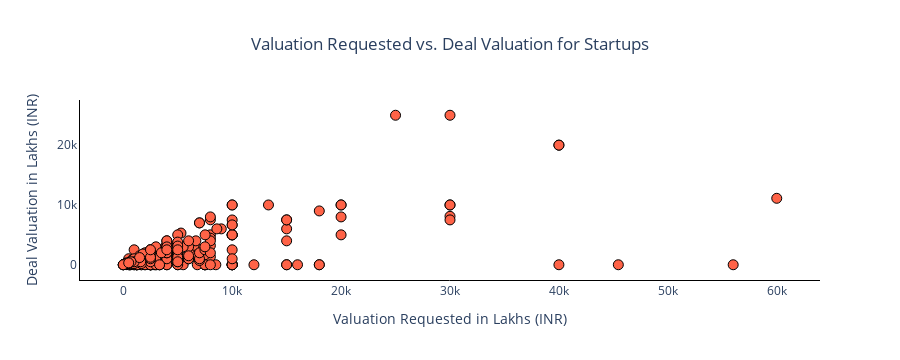

The notebook cell this image was saved under:
### Code cell
# Plot for Valuation requested vs Deal valuationabs

data = {
    'startup_name': valuation_estimation['startup_name'],
    'valueation_requested': valuation_estimation['valueation_requested'],
    'deal_valuation': valuation_estimation['deal_valuation']
}

df = pd.DataFrame(data)

fig = px.scatter(
    df,
    x='valueation_requested',
    y='deal_valuation',
    labels={
        'valueation_requested': 'Valuation Requested (in Lakhs)',
        'deal_valuation': 'Deal Valuation (in Lakhs)'
    },
    title='Scatter Plot of Valuation Requested vs. Deal Valuation',
    hover_data=['startup_name']
)

fig.update_traces(
    marker=dict(
        size=10, 
        color='rgb(255, 99, 71)',
        line=dict(width=1, color='black') 
    )
)
fig.update_layout(
    plot_bgcolor='white',
    paper_bgcolor='white',
    title={
        'text': 'Valuation Requested vs. Deal Valuation for Startups',
        'x': 0.5,
        'xanchor': 'center'
    },
    xaxis=dict(
        showline=True,
        linewidth=1,
        linecolor='black',
        title='Valuation Requested in Lakhs (INR)',
    ),
    yaxis=dict(
        showline=True,
        linewidth=1,
        linecolor='black',
        title='Deal Valuation in Lakhs (INR)',
    )
)

fig.show()

### Figure 1 — Plotly figure (JSON) as saved in the notebook; plotly's stock layout.template omitted (floating-point values rounded to 4 significant figures; data arrays with more than 128 entries replaced by an {"elided": "..."} marker saying what was removed)
{"data": [{"customdata": {"elided": "321x1 str values"}, "hovertemplate": "Valuation Requested (in Lakhs)=%{x}<br>Deal Valuation (in Lakhs)=%{y}<br>startup_name=%{customdata[0]}<extra></extra>", "legendgroup": "", "marker": {"color": "rgb(255, 99, 71)", "line": {"color": "black", "width": 1}, "size": 10, "symbol": "circle"}, "mode": "markers", "name": "", "orientation": "v", "showlegend": false, "type": "scatter", "x": {"elided": "321 float values"}, "xaxis": "x", "y": {"elided": "321 float values"}, "yaxis": "y"}], "layout": {"height": 360, "legend": {"tracegroupgap": 0}, "paper_bgcolor": "white", "plot_bgcolor": "white", "title": {"text": "Valuation Requested vs. Deal Valuation for Startups", "x": 0.5, "xanchor": "center"}, "xaxis": {"anchor": "y", "autorange": true, "domain": [0, 1], "linecolor": "black", "linewidth": 1, "range": [-3730.0, 63730.0], "showline": true, "title": {"text": "Valuation Requested in Lakhs (INR)"}, "type": "linear"}, "yaxis": {"anchor": "x", "autorange": true, "domain": [0, 1], "linecolor": "black", "linewidth": 1, "range": [-2550.0, 27550.0], "showline": true, "title": {"text": "Deal Valuation in Lakhs (INR)"}, "type": "linear"}}}
